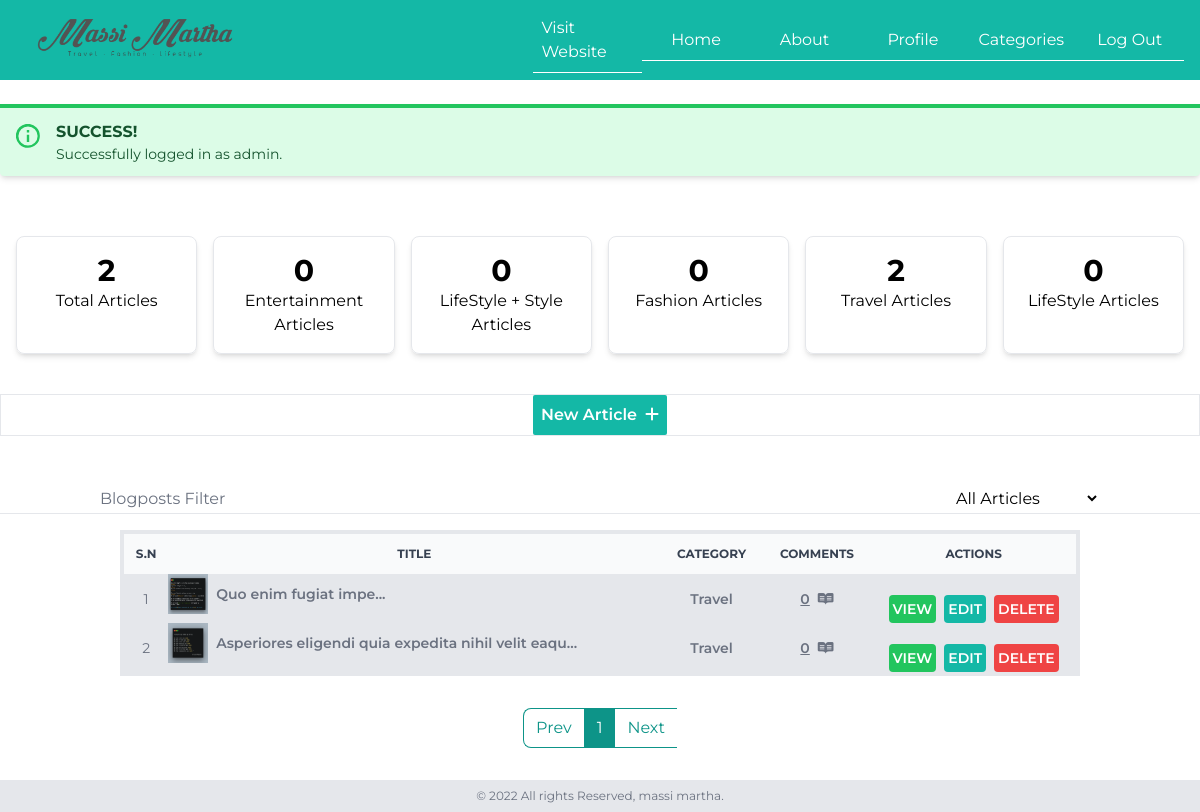
The page /admin_panel/index (signed in) on the database its author committed.
### tables this page shows
CREATE TABLE `tbl_categories` (
  `id` int(11) NOT NULL,
  `name` text NOT NULL
);

CREATE TABLE `tbl_blog_posts` (
  `id` int(11) NOT NULL,
  `title` text NOT NULL,
  `cat_id` int(11) NOT NULL,
  `cover_image` text NOT NULL,
  `post_content` text NOT NULL,
  `date` date NOT NULL DEFAULT current_timestamp()
);

### admin_panel/index.php (the view, shortened to what this page needs)
<?php
include 'partials/header.php';
if (isset($_GET['page_no']) && $_GET['page_no']!="") {
	$page_no = $_GET['page_no'];
	} else {
		$page_no = 1;
        }
	$total_records_per_page = 25;
    $offset = ($page_no-1) * $total_records_per_page;
?>
            <?php
                if(isset($_SESSION['login'])){
                    echo $_SESSION['login'];
                }
            ?>
    <div class="stats my-4 w-full grid grid-cols-2 md:grid-cols-3 lg:grid-cols-6 gap-4 p-4 lg:pt-9">
        <div class="stat hover:shadow-none  transition-all ease-in-out shadow-md rounded-lg text-center p-4 border mb-2">
            <h1 class="text-3xl font-bold">
            <?php
    $sql1 = "SELECT * FROM tbl_blog_posts";
                        $res1 = mysqli_query($conn, $sql1);
                        $count1 = mysqli_num_rows($res1);
                        echo $count1;
                    ?>
            </h1>
            <h2>Total Articles</h2>
        </div>
        <?php
$get_cats="SELECT * FROM tbl_categories order by id DESC";
foreach ($db->query($get_cats) as $cats) {
    $cid=$cats['id'];
    $cname=$cats['name'];
    ?>
<div class="stat  hover:shadow-none  transition-all ease-in-out shadow-md rounded-lg  text-center p-4 border mb-2">
            <h1 class="text-3xl font-bold">
            <?php
    $sql1 = "SELECT * FROM tbl_blog_posts WHERE cat_id=$cid";
                        $res1 = mysqli_query($conn, $sql1);
                        $count1 = mysqli_num_rows($res1);
                        echo $count1;
                    ?>
            </h1>
            <h2> <?php echo ucwords($cname); ?> Articles</h2>
        </div>
    <?php
 }
      ?>
    </div>
    <div class="my-4 add__btn w-full flex justify-center items-center border " >
 <a href="add" class="text-white bg-teal-500 p-2 rounded-sm font-semibold"><span>New Article</span><i class="fa-solid fa-plus ml-2"></i></a>
    </div>
<div class="filter border-b mt-12 mb-4 px-2 w-full flex justify-between items-center lg:px-[100px]">
<p class="text-gray-500">Blogposts Filter</p>
<form  method="post">
    <select name='cat' onchange="reload(this.form)" class="p-1 bg-transparent">
        <option value="Default sorting">All Articles</option>
    </select>
</form>
</div>
<section class=" w-full  lg:flex justify-center items-center">
   <div class="w-full border-4 overflow-scroll bg-gray-200 lg:w-[80%]">
        <table class="w-full whitespace-nowrap text-sm text-left text-gray-500 dark:text-gray-400">
            <thead class="text-xs text-gray-700 uppercase bg-gray-50 dark:bg-gray-700 dark:text-gray-400">
                <tr>
<th scope="col" class="px-2 py-3 text-center">S.N</th>
<th scope="col" class="px-2 py-3 text-center">Title</th>
<th scope="col" class="px-2 py-3 text-center">Category</th>
<th scope="col" class="px-2 py-3 text-center">Comments</th>
<th scope="col" class="px-2 py-3 text-center">Actions</th>
                </tr>
            </thead>
            <tbody>
<?php
if(isset($_GET['cat']) && strlen($_GET['cat'])<2){
$type_prod=$_GET['cat'];
$result_count = mysqli_query($conn,"SELECT COUNT(*) As total_records FROM `tbl_blog_posts` WHERE cat_id=$type_prod");
$total_records = mysqli_fetch_array($result_count);
$total_records = $total_records['total_records'];
$total_no_of_pages = ceil($total_records / $total_records_per_page);
$second_last = $total_no_of_pages - 1;
$sql = "SELECT * FROM tbl_blog_posts  WHERE cat_id=$type_prod order by id DESC LIMIT $offset, $total_records_per_page";
$res = mysqli_query($conn, $sql);
$count = mysqli_num_rows($res);
$sn=1;
if($count>0){
while($row=mysqli_fetch_assoc($res)){
    $id = $row['id'];
    $name = $row['title'];
    $c_img = '../images/'.$row['cover_image'];
    $categ = $row['cat_id'];
    ?>
                               <?php include 'partials/trow.php'; ?>
                        <?php
                  } }} else {
  $sql = "SELECT * FROM tbl_blog_posts  order by id DESC LIMIT $offset, $total_records_per_page";
  $res = mysqli_query($conn, $sql);
  $count = mysqli_num_rows($res);
  $sn=1;
  if($count>0){
  while($row=mysqli_fetch_assoc($res)){
    $id = $row['id'];
    $name = $row['title'];
    $c_img = '../images/'.$row['cover_image'];
    $categ = $row['cat_id'];
                             ?>
                             <?php include 'partials/trow.php'; ?>
                      <?php
                }     }else{
                    echo ' <div class="w-full text-center bg-teal-500 p-6 text-white font-bold">
                    <p>No Articles Available. Add more</p>
                  </div>';
                }
                    }
                ?>
            </tbody>
        </table>
    </div>
</section>
<?php include '../page_counter.php';?>
<?php include 'partials/footer.php'; ?>

### admin_panel/partials/trow.php
  <tr>
<td class="text-center"><?php echo $sn++; ?></td>
<td class="flex justify-start items-center">
    <div class="flex-shrink-0 w-10 h-10">
        <img class="w-10 h-10" src="<?php echo $c_img; ?>"
            alt="<?php echo $name; ?>">
    </div>
    <div class="ml-2">
        <div class="text-sm font-semibold leading-5 ">
        <?php echo substr($name,0,50). "..."; ?>
        </div>
    </div>
</td>
<td class="px-2 text-center font-semibold"><?php
 $get_cat="SELECT * FROM tbl_categories where id=$categ";
 foreach ($db->query($get_cat) as $ca) {
   echo ucwords($ca['name']);
  }
       ?></td>
<td class="px-2 text-center font-semibold"> <a href="see-comments?com_id=<?php echo $id; ?>" title="comments" class="underline"> <?php
    $getcom = "SELECT * FROM tbl_comments WHERE post_id=$id";
                        $comnum = mysqli_query($conn, $getcom);
                        $countcom = mysqli_num_rows($comnum);
                        echo $countcom;
                    ?><i class="fa-brands ml-2 fa-readme"></i></a></td>
<td class="flex justify-center items-center">
<a href="../blog_article?post_key=<?php echo $id; ?>" class="p-1 bg-green-500 text-white rounded font-semibold">VIEW</a>
<a href="edit?id=<?php echo $id; ?>" class="p-1 bg-teal-500 text-white rounded ml-2 font-semibold">EDIT</a>
<a href="delete?id=<?php echo $id; ?>&cover_image=<?php echo $c_img; ?>" onclick="confirm('Are you sure to Delete this Article?')" class="p-1 bg-red-500 text-white rounded ml-2 font-semibold">DELETE</a>
</td>
</tr>

### css/main.css (style rules this page uses)
* { margin: 0; padding: 0; box-sizing: border-box; }
body { font-family: 'Montserrat', sans-serif; }

### rows shown on the page
tbl_categories: count1 "0", name "Entertainment"
tbl_categories: count1 "0", name "LifeStyle + Style"
tbl_categories: count1 "0", name "Fashion"
tbl_categories: count1 "2", name "Travel"
tbl_categories: count1 "0", name "LifeStyle"
tbl_blog_posts: sn "1", cover_image (picture), title "Quo enim fugiat impe", countcom "0"
tbl_blog_posts: sn "2", cover_image (picture), title "Asperiores eligendi quia expedita nihil velit eaqu", countcom "0"

### other values the page prints
$_SESSION['login'] "SUCCESS! Successfully logged in as admin."
$count1 "2"
